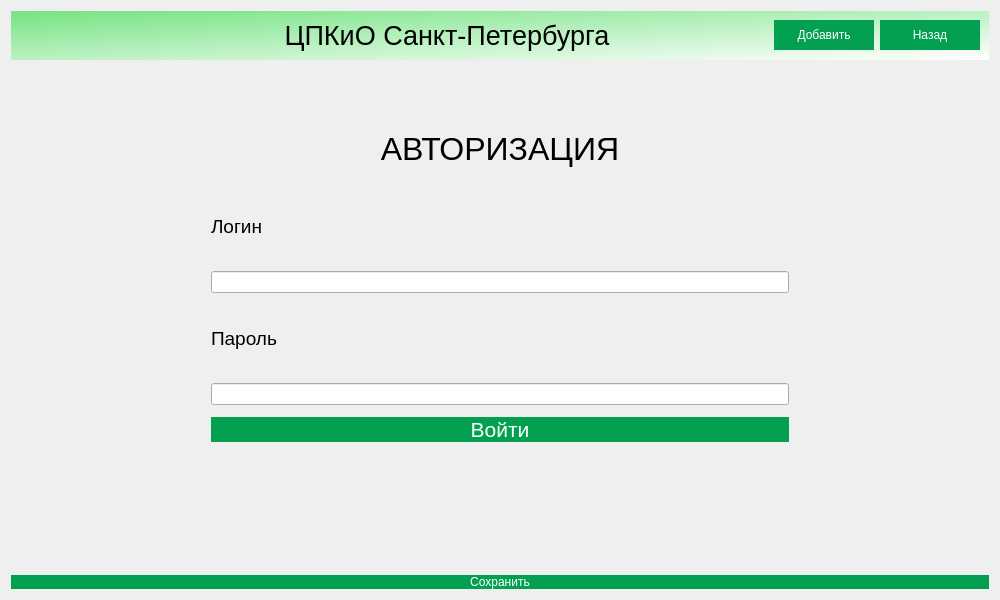
<?xml version="1.0" encoding="UTF-8"?>
<ui version="4.0">
 <class>Dialog</class>
 <widget class="QDialog" name="Dialog">
  <property name="geometry">
   <rect>
    <x>0</x>
    <y>0</y>
    <width>1000</width>
    <height>600</height>
   </rect>
  </property>
  <property name="minimumSize">
   <size>
    <width>1000</width>
    <height>600</height>
   </size>
  </property>
  <property name="windowTitle">
   <string>Учет заявок на ремонт оргтехники</string>
  </property>
  <property name="windowIcon">
   <iconset theme="accessories-dictionary">
    <selectedon>../../../../../logo.png</selectedon>
   </iconset>
  </property>
  <property name="toolTipDuration">
   <number>0</number>
  </property>
  <property name="styleSheet">
   <string notr="true">QPushButton {
background-color: rgb(4, 160, 81);
color: rgb(255, 255, 255);
border: 0px;
}
QWidget
{font: &quot;Comic Sans MS&quot;;}
</string>
  </property>
  <property name="sizeGripEnabled">
   <bool>false</bool>
  </property>
  <layout class="QGridLayout" name="gridLayout">
   <item row="0" column="0">
    <widget class="QWidget" name="widget" native="true">
     <property name="styleSheet">
      <string notr="true">QWidget#widget{
background-color: qlineargradient(spread:pad, x1:0, y1:0, x2:1, y2:1, stop:0 rgba(118, 227, 131, 255), stop:1 rgba(255, 255, 255, 255));
}

</string>
     </property>
     <layout class="QGridLayout" name="gridLayout_3">
      <item row="0" column="0">
       <widget class="QLabel" name="label">
        <property name="maximumSize">
         <size>
          <width>100</width>
          <height>100</height>
         </size>
        </property>
        <property name="text">
         <string/>
        </property>
        <property name="textFormat">
         <enum>Qt::AutoText</enum>
        </property>
        <property name="pixmap">
         <pixmap>../media/logo.png</pixmap>
        </property>
        <property name="scaledContents">
         <bool>true</bool>
        </property>
       </widget>
      </item>
      <item row="0" column="1">
       <widget class="QLabel" name="label_2">
        <property name="font">
         <font>
          <pointsize>20</pointsize>
          <italic>false</italic>
          <bold>false</bold>
         </font>
        </property>
        <property name="text">
         <string>ЦПКиО Санкт-Петербурга</string>
        </property>
        <property name="alignment">
         <set>Qt::AlignCenter</set>
        </property>
       </widget>
      </item>
      <item row="0" column="2">
       <widget class="QPushButton" name="AdButton">
        <property name="maximumSize">
         <size>
          <width>100</width>
          <height>30</height>
         </size>
        </property>
        <property name="styleSheet">
         <string notr="true">QPushButton#pushButton {background-color: rgb(255,125,150);
border: 5x;}</string>
        </property>
        <property name="text">
         <string>Добавить</string>
        </property>
       </widget>
      </item>
      <item row="0" column="3">
       <widget class="QPushButton" name="back_Button">
        <property name="maximumSize">
         <size>
          <width>100</width>
          <height>30</height>
         </size>
        </property>
        <property name="styleSheet">
         <string notr="true">QPushButton#pushButton {background-color: rgb(255,125,150);
border: 5x;}</string>
        </property>
        <property name="text">
         <string>Назад</string>
        </property>
       </widget>
      </item>
     </layout>
    </widget>
   </item>
   <item row="1" column="0">
    <widget class="QStackedWidget" name="stackedWidget">
     <property name="layoutDirection">
      <enum>Qt::LeftToRight</enum>
     </property>
     <property name="autoFillBackground">
      <bool>false</bool>
     </property>
     <property name="styleSheet">
      <string notr="true"/>
     </property>
     <property name="currentIndex">
      <number>0</number>
     </property>
     <widget class="QWidget" name="Avtorisation">
      <property name="layoutDirection">
       <enum>Qt::LeftToRight</enum>
      </property>
      <layout class="QGridLayout" name="gridLayout_2">
       <property name="leftMargin">
        <number>200</number>
       </property>
       <property name="topMargin">
        <number>50</number>
       </property>
       <property name="rightMargin">
        <number>200</number>
       </property>
       <property name="bottomMargin">
        <number>50</number>
       </property>
       <item row="0" column="0">
        <layout class="QVBoxLayout" name="verticalLayout">
         <property name="spacing">
          <number>12</number>
         </property>
         <item>
          <widget class="QLabel" name="label_3">
           <property name="font">
            <font>
             <pointsize>24</pointsize>
             <italic>false</italic>
             <bold>false</bold>
            </font>
           </property>
           <property name="text">
            <string>АВТОРИЗАЦИЯ</string>
           </property>
           <property name="scaledContents">
            <bool>false</bool>
           </property>
           <property name="alignment">
            <set>Qt::AlignCenter</set>
           </property>
          </widget>
         </item>
         <item>
          <widget class="QLabel" name="label_4">
           <property name="font">
            <font>
             <pointsize>14</pointsize>
             <italic>false</italic>
             <bold>false</bold>
            </font>
           </property>
           <property name="layoutDirection">
            <enum>Qt::LeftToRight</enum>
           </property>
           <property name="autoFillBackground">
            <bool>false</bool>
           </property>
           <property name="text">
            <string>Логин</string>
           </property>
           <property name="alignment">
            <set>Qt::AlignLeading|Qt::AlignLeft|Qt::AlignVCenter</set>
           </property>
          </widget>
         </item>
         <item>
          <widget class="QLineEdit" name="LoginField"/>
         </item>
         <item>
          <widget class="QLabel" name="label_5">
           <property name="font">
            <font>
             <pointsize>14</pointsize>
             <italic>false</italic>
             <bold>false</bold>
            </font>
           </property>
           <property name="text">
            <string>Пароль</string>
           </property>
           <property name="alignment">
            <set>Qt::AlignLeading|Qt::AlignLeft|Qt::AlignVCenter</set>
           </property>
          </widget>
         </item>
         <item>
          <widget class="QLineEdit" name="PasswordField"/>
         </item>
         <item>
          <widget class="QPushButton" name="SignInButton">
           <property name="font">
            <font>
             <pointsize>16</pointsize>
             <italic>false</italic>
             <bold>false</bold>
            </font>
           </property>
           <property name="styleSheet">
            <string notr="true"/>
           </property>
           <property name="text">
            <string>Войти</string>
           </property>
          </widget>
         </item>
         <item>
          <widget class="QLabel" name="ErrorField">
           <property name="font">
            <font>
             <pointsize>14</pointsize>
             <italic>false</italic>
             <bold>false</bold>
            </font>
           </property>
           <property name="styleSheet">
            <string notr="true">color: rgb(255, 0, 0);</string>
           </property>
           <property name="text">
            <string/>
           </property>
           <property name="alignment">
            <set>Qt::AlignCenter</set>
           </property>
          </widget>
         </item>
        </layout>
       </item>
      </layout>
     </widget>
     <widget class="QWidget" name="Addrequests">
      <widget class="QWidget" name="layoutWidget">
       <property name="geometry">
        <rect>
         <x>330</x>
         <y>70</y>
         <width>302</width>
         <height>354</height>
        </rect>
       </property>
       <layout class="QFormLayout" name="formLayout">
        <item row="0" column="0">
         <layout class="QVBoxLayout" name="verticalLayout_3">
          <item>
           <widget class="QLabel" name="label_11">
            <property name="text">
             <string>Code_zakaza</string>
            </property>
           </widget>
          </item>
          <item>
           <widget class="QLineEdit" name="Code_zakaza"/>
          </item>
         </layout>
        </item>
        <item row="0" column="1">
         <layout class="QVBoxLayout" name="verticalLayout_4">
          <item>
           <widget class="QLabel" name="label_12">
            <property name="text">
             <string>Date_sozdaniya</string>
            </property>
           </widget>
          </item>
          <item>
           <widget class="QLineEdit" name="Date_sozdaniya"/>
          </item>
         </layout>
        </item>
        <item row="1" column="0">
         <layout class="QVBoxLayout" name="verticalLayout_7">
          <item>
           <widget class="QLabel" name="label_15">
            <property name="text">
             <string>Time_sozdaniya</string>
            </property>
           </widget>
          </item>
          <item>
           <widget class="QLineEdit" name="Time_sozdaniya"/>
          </item>
         </layout>
        </item>
        <item row="1" column="1">
         <layout class="QVBoxLayout" name="verticalLayout_8">
          <item>
           <widget class="QLabel" name="label_16">
            <property name="text">
             <string>Code_clienta</string>
            </property>
           </widget>
          </item>
          <item>
           <widget class="QLineEdit" name="Code_clienta"/>
          </item>
         </layout>
        </item>
        <item row="2" column="0">
         <layout class="QVBoxLayout" name="verticalLayout_10">
          <item>
           <widget class="QLabel" name="label_18">
            <property name="text">
             <string>ID_statys</string>
            </property>
           </widget>
          </item>
          <item>
           <widget class="QLineEdit" name="ID_statys"/>
          </item>
         </layout>
        </item>
        <item row="2" column="1">
         <layout class="QVBoxLayout" name="verticalLayout_2">
          <item>
           <widget class="QLabel" name="label_10">
            <property name="text">
             <string>Date_zakritiya</string>
            </property>
           </widget>
          </item>
          <item>
           <widget class="QLineEdit" name="Date_zakritiya"/>
          </item>
         </layout>
        </item>
        <item row="3" column="0">
         <layout class="QVBoxLayout" name="verticalLayout_11">
          <item>
           <widget class="QLabel" name="label_19">
            <property name="text">
             <string>Time_prokata</string>
            </property>
           </widget>
          </item>
         </layout>
        </item>
        <item row="3" column="1">
         <widget class="QLineEdit" name="clientID"/>
        </item>
       </layout>
      </widget>
     </widget>
     <widget class="QWidget" name="Manager">
      <layout class="QGridLayout" name="gridLayout_6">
       <item row="0" column="0">
        <widget class="QLabel" name="label_9">
         <property name="text">
          <string>Менеджер</string>
         </property>
         <property name="alignment">
          <set>Qt::AlignCenter</set>
         </property>
        </widget>
       </item>
       <item row="1" column="0">
        <widget class="QTableWidget" name="tableWidget_Manager"/>
       </item>
      </layout>
     </widget>
     <widget class="QWidget" name="Operator">
      <layout class="QGridLayout" name="gridLayout_7">
       <item row="0" column="0">
        <widget class="QLabel" name="label_8">
         <property name="text">
          <string>Оператор</string>
         </property>
         <property name="alignment">
          <set>Qt::AlignCenter</set>
         </property>
        </widget>
       </item>
       <item row="1" column="0">
        <widget class="QTableWidget" name="tableWidget_Operator"/>
       </item>
      </layout>
     </widget>
     <widget class="QWidget" name="Zakazchik">
      <layout class="QGridLayout" name="gridLayout_4">
       <item row="0" column="0">
        <widget class="QLabel" name="label_6">
         <property name="text">
          <string>Заказчик</string>
         </property>
         <property name="alignment">
          <set>Qt::AlignCenter</set>
         </property>
        </widget>
       </item>
       <item row="1" column="0">
        <widget class="QTableWidget" name="tableWidget_Zakazchik"/>
       </item>
      </layout>
     </widget>
     <widget class="QWidget" name="Master">
      <layout class="QGridLayout" name="gridLayout_5">
       <item row="0" column="0">
        <widget class="QLabel" name="label_7">
         <property name="text">
          <string>Мастер</string>
         </property>
         <property name="alignment">
          <set>Qt::AlignCenter</set>
         </property>
        </widget>
       </item>
       <item row="1" column="0">
        <widget class="QTableWidget" name="tableWidget_Master"/>
       </item>
      </layout>
     </widget>
    </widget>
   </item>
   <item row="2" column="0">
    <widget class="QPushButton" name="saveButton">
     <property name="text">
      <string>Сохранить</string>
     </property>
    </widget>
   </item>
  </layout>
 </widget>
 <resources/>
 <connections/>
</ui>
